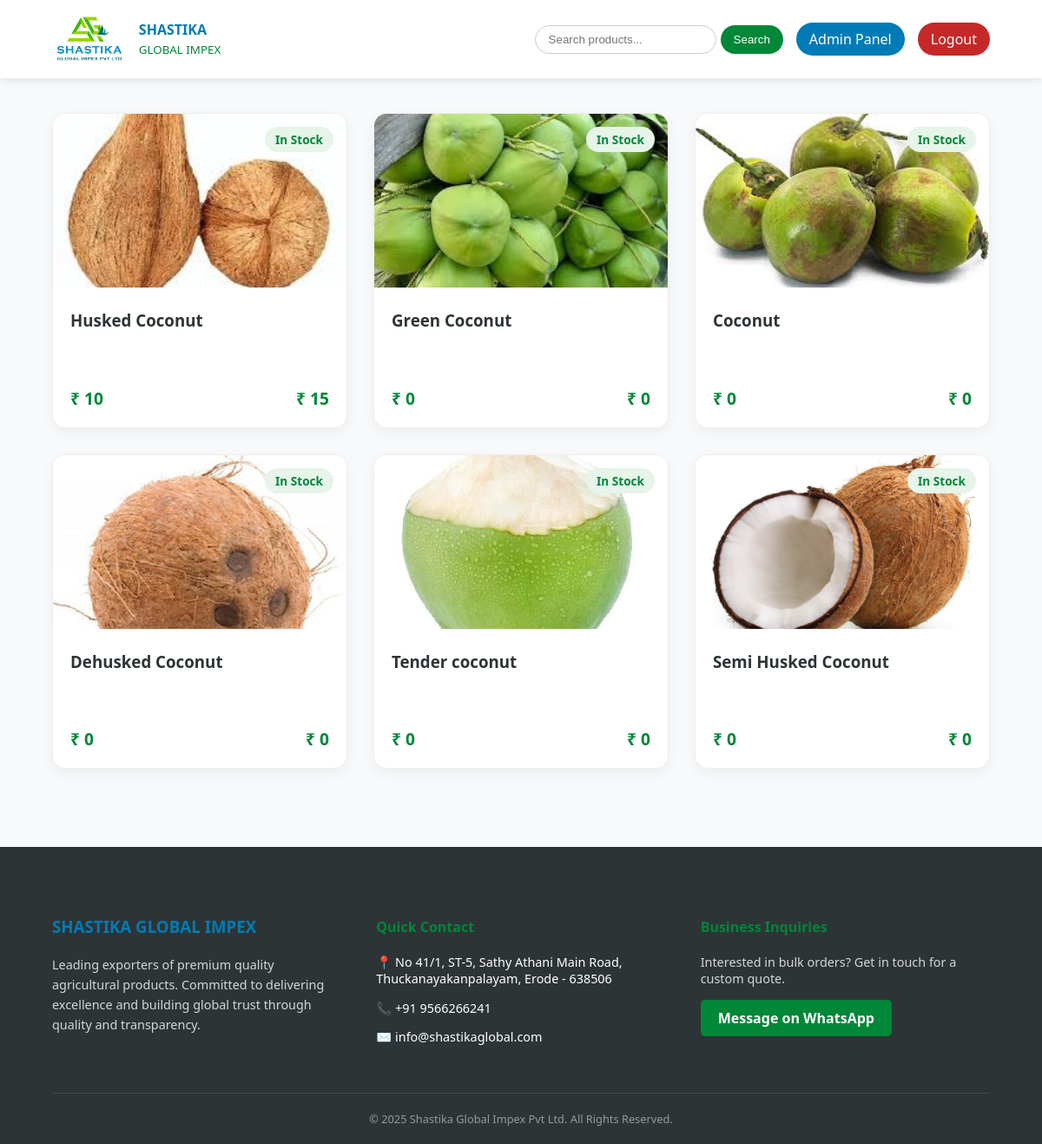
Page /pricing (signed in) on the committed database.
### tables this page shows
CREATE TABLE products 
                    (id INTEGER PRIMARY KEY AUTOINCREMENT, 
                     name TEXT, price TEXT, available TEXT, 
                     description TEXT, image TEXT, category TEXT, unit TEXT);

### app.py (the view)
@app.route('/')
@app.route('/pricing')
def pricing():
    if 'user' not in session:
        return render_template('logingate.html')
    conn = sqlite3.connect('products.db')
    products = conn.execute("SELECT * FROM products").fetchall()
    conn.close()
    return render_template('pricing.html', products=products)

### templates/pricing.html (shortened to what this page needs)
<!DOCTYPE html>
<html lang="en">
<head>
</head>
<body>
<header>
    <div style="display:flex; align-items:center; gap:15px;">
        <img src="{{ url_for('static', filename='logo.jpeg') }}" style="height:60px;">
        <div>
            <strong style="color:#007bb5;">SHASTIKA</strong><br>
            <small style="color:#008738;">GLOBAL IMPEX</small>
        </div>
    </div>
    <div style="display:flex; gap:15px; align-items:center; position:relative;">
        <form action="/pricing" method="GET" style="display:flex; gap:5px;">
            <input type="text" name="search"
                   value="{{ request.args.get('search','') }}"
                   placeholder="Search products..."
                   style="padding:8px 15px; border-radius:20px; border:1px solid #ccc;">
            <button type="submit"
                    style="background:#008738; color:white; border:none; padding:8px 15px; border-radius:20px;">
                Search
            </button>
        </form>
        {% if 'user' not in session %}
            <button onclick="document.getElementById('adminBox').style.display='block'"
                    style="background:#2d3436; color:white; border:none; padding:8px 15px; border-radius:20px;">
                Admin Login
            </button>
            <div id="adminBox"
                 style="display:none; position:absolute; top:55px; right:0;
                        background:white; padding:15px; width:230px;
                        box-shadow:0 10px 30px rgba(0,0,0,.2); border-radius:10px;">
                <form method="POST" action="{{ url_for('auth') }}">
                    <input type="email" name="email" placeholder="Email" required style="width:100%; padding:8px; margin-bottom:10px;">
                    <input type="password" name="password" placeholder="Password" required style="width:100%; padding:8px; margin-bottom:10px;">
                    <button type="submit" style="width:100%; background:#007bb5; color:white; border:none; padding:8px; border-radius:5px;">
                        Login
                    </button>
                </form>
                {% with messages = get_flashed_messages() %}
                    {% for msg in messages %}
                        <p style="color:red; font-size:0.8rem;">{{ msg }}</p>
                    {% endfor %}
                {% endwith %}
            </div>
        {% else %}
            <a href="{{ url_for('admin') }}" style="background:#007bb5; color:white; padding:8px 15px; border-radius:20px; text-decoration:none;">Admin Panel</a>
            <a href="{{ url_for('logout') }}" style="background:#c62828; color:white; padding:8px 15px; border-radius:20px; text-decoration:none;">Logout</a>
        {% endif %}
    </div>
</header>
<div class="container">
    <div class="grid">
        {% for p in products %}
        <div class="card">
            <div class="img-box">
                {% if p[5] %}
                    <img src="{{ url_for('static', filename='uploads/' ~ p[5]) }}">
                {% endif %}
            </div>
            <div class="status {% if p[3]=='Yes' %}in-stock{% else %}out-stock{% endif %}">
                {{ 'In Stock' if p[3]=='Yes' else 'Out of Stock' }}
            </div>
            <div style="padding:20px;">
                <h3 style="margin:5px 0;">{{ p[1] }}</h3>
                <p style="font-size:0.85rem; color:#666; height:35px; overflow:hidden;">{{ p[4] }}</p>
                <div class="price-row">
                    <strong style="font-size: 1.2rem; color: var(--brand-green);">₹ {{ p[2] }}</strong>
                    {% if p[7] %}
                        <strong style="font-size: 1.2rem; color: var(--brand-green);">₹ {{ p[7] }}</strong>
                    {% endif %}
                </div>
            </div>
        </div>
        {% endfor %}
    </div>
</div>
<footer style="background-color: #2d3436; color: white; padding: 60px 5% 20px 5%; margin-top: 50px;">
    <div style="display: grid; grid-template-columns: repeat(auto-fit, minmax(250px, 1fr)); gap: 40px; max-width: 1200px; margin: 0 auto;">
        <div>
            <h3 style="color: #007bb5; margin-bottom: 20px;">SHASTIKA GLOBAL IMPEX</h3>
            <p style="font-size: 0.9rem; line-height: 1.6; opacity: 0.8;">
                Leading exporters of premium quality agricultural products. Committed to delivering excellence and building global trust through quality and transparency.
            </p>
        </div>
        <div>
            <h4 style="color: #008738; margin-bottom: 20px;">Quick Contact</h4>
            <p style="font-size: 0.9rem; margin-bottom: 10px;">📍 No 41/1, ST-5, Sathy Athani Main Road, Thuckanayakanpalayam, Erode - 638506</p>
            <p style="font-size: 0.9rem; margin-bottom: 10px;">📞 +91 9566266241</p>
            <p style="font-size: 0.9rem;">✉️ info@shastikaglobal.com</p>
        </div>
        <div>
            <h4 style="color: #008738; margin-bottom: 20px;">Business Inquiries</h4>
            <p style="font-size: 0.9rem; opacity: 0.8; margin-bottom: 15px;">Interested in bulk orders? Get in touch for a custom quote.</p>
            <a href="https://wa.me/919566266241" target="_blank" style="display: inline-block; padding: 10px 20px; background-color: #008738; color: white; text-decoration: none; border-radius: 5px; font-weight: bold;">Message on WhatsApp</a>
        </div>
    </div>
    <hr style="border: 0; border-top: 1px solid rgba(255,255,255,0.1); margin: 40px 0 20px 0;">
    <div style="text-align: center; font-size: 0.8rem; opacity: 0.5;">
        &copy; 2025 Shastika Global Impex Pvt Ltd. All Rights Reserved.
    </div>
</footer>
</body>
</html>

### templates/pricing.html (style rules this page uses)
:root { --brand-green: #008738; --brand-blue: #007bb5; --text-dark: #2d3436; }
body { font-family: 'Segoe UI', Tahoma, Geneva, Verdana, sans-serif; margin: 0; background-color: #f8f9fa; color: var(--text-dark); }
header { background: white; padding: 15px 5%; display: flex; justify-content: space-between; align-items: center; box-shadow: 0 2px 10px rgba(0,0,0,0.1); position: sticky; top: 0; z-index: 1000; }
.container { padding: 40px 5%; }
.grid { display: grid; grid-template-columns: repeat(auto-fill, minmax(280px, 1fr)); gap: 30px; }
.card { background: white; border-radius: 15px; overflow: hidden; box-shadow: 0 5px 15px rgba(0,0,0,0.05); transition: 0.3s; position: relative; border: 1px solid #eee; }
.img-box { height: 200px; background: #f0f0f0; }
.img-box img { width: 100%; height: 100%; object-fit: cover; }
.status { font-size: 0.85rem; font-weight: bold; padding: 5px 12px; border-radius: 20px; position: absolute; top: 15px; right: 15px; }
.in-stock { background: #e6f4ea; color: var(--brand-green); }
.price-row { display: flex; justify-content: space-between; align-items: center; margin-top: 15px; }

### rows in the picture
products: image (picture), available "In Stock", name "Husked Coconut", price "10", unit "15"
products: image (picture), available "In Stock", name "Green Coconut", price "0", unit "0"
products: image (picture), available "In Stock", name "Coconut", price "0", unit "0"
products: image (picture), available "In Stock", name "Dehusked Coconut", price "0", unit "0"
products: image (picture), available "In Stock", name "Tender coconut", price "0", unit "0"
products: image (picture), available "In Stock", name "Semi Husked Coconut", price "0", unit "0"
